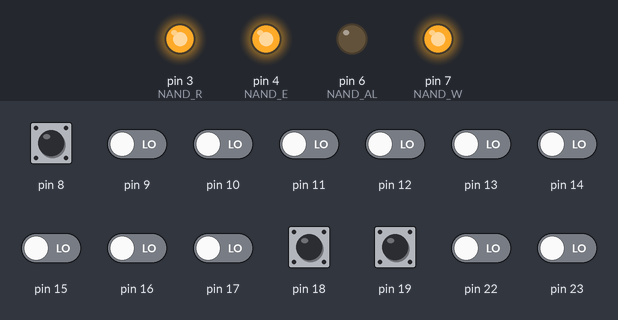
The sketch below on a simulated Arduino Pro Mini, built with avr-gcc and run on an emulated ATmega328P. Parts: output pins drawn as LEDs (lit = HIGH). Inputs (shaded band) come from the test bench; at power-on: pin 8, pin 18, pin 19 HIGH, pin 9–17, pin 22, pin 23 LOW. Pins used as bus, display or sensor lines are not drawn; what the sketch prints to the serial monitor is not drawn.

Above: at 0.1 s.
Timing chart, 0 to 1.6 s (numbered marks = the images above):
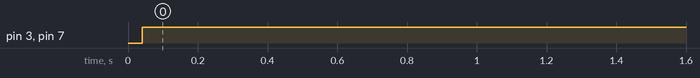

Measured:
- by itself, pin 3 (NAND_R), pin 7 (NAND_W): LOW → HIGH at 0.04 s

The sketch:

nand_read_test.ino
```cpp
/*********************************************************************

    Read NAND device signature with Arduino Pro Mini
    Schematic and more information at:
    https://www.onetransistor.eu/2020/11/arduino-parallel-8x-nand-flash.html
    https://www.onetransistor.eu/2020/12/read-nand-device-signature-arduino.html

*********************************************************************/

#define NAND_RB 2 // Read busy
#define NAND_R  3 // Read Enable
#define NAND_E  4 // Chip Enable
#define NAND_CL 5 // Command latch
#define NAND_AL 6 // Address latch
#define NAND_W  7 // Write

void portModeOutput() {
  DDRC |= 0x3F;
  DDRB |= 0x03;
}

void portModeInput() {
  DDRC &= ~0x3F;
  DDRB &= ~0x03;
}

void portWrite(uint8_t by) {
  PORTC = (PORTC & 0xC0) | (by & 0x3F);
  PORTB = (PORTB & 0xFC) | (by >> 6);
}

uint8_t portRead() {
  return (PINC & 0x3F) | (((PINB & 0x03) << 6));
}

void nandIdleBus() {
  digitalWrite(NAND_R, HIGH);
  digitalWrite(NAND_W, HIGH);
  digitalWrite(NAND_CL, LOW);
  digitalWrite(NAND_AL, LOW);
  digitalWrite(NAND_E, HIGH);
}

void nandEnable(bool e) {
  digitalWrite(NAND_E, !e);
}

void nandSendCommand(uint8_t cmd, bool last = true) {
  digitalWrite(NAND_CL, HIGH);
  digitalWrite(NAND_W, LOW);
  portWrite(cmd);
  digitalWrite(NAND_W, HIGH); // this triggers data capture
  if (last) digitalWrite(NAND_CL, LOW);
}

void nandReadSignature() {
  uint8_t sm = 0x00, sd = 0x00;

  portModeOutput();
  nandSendCommand(0x90);
  digitalWrite(NAND_AL, HIGH);
  digitalWrite(NAND_W, LOW);
  portWrite(0x00); // address 0x00
  digitalWrite(NAND_W, HIGH); // this triggers data capture
  digitalWrite(NAND_AL, LOW);

  portModeInput();
  digitalWrite(NAND_R, LOW);
  sm = portRead();
  digitalWrite(NAND_R, HIGH);
  digitalWrite(NAND_R, LOW);
  sd = portRead();
  digitalWrite(NAND_R, HIGH);

  Serial.print("NAND manufacturer: ");
  Serial.println(sm, HEX);
  Serial.print("NAND device ID:    ");
  Serial.println(sd, HEX);
}

void nandReadStatus() {
  uint8_t st = 0x00;

  portModeOutput();
  nandSendCommand(0x70);

  portModeInput();
  digitalWrite(NAND_R, LOW);
  st = portRead();
  digitalWrite(NAND_R, HIGH);

  Serial.print("NAND status:       ");
  Serial.println(st, HEX);
}

void setup() {
  Serial.begin(115200);
  Serial.println("NAND Test");

  pinMode(NAND_RB, INPUT_PULLUP);
  pinMode(NAND_R, OUTPUT);
  pinMode(NAND_E, OUTPUT);
  pinMode(NAND_CL, OUTPUT);
  pinMode(NAND_AL, OUTPUT);
  pinMode(NAND_W, OUTPUT);

  nandIdleBus();

  nandEnable(true);
  nandReadSignature();
  nandReadStatus();
  nandEnable(false);
}

void loop() {

}
```
